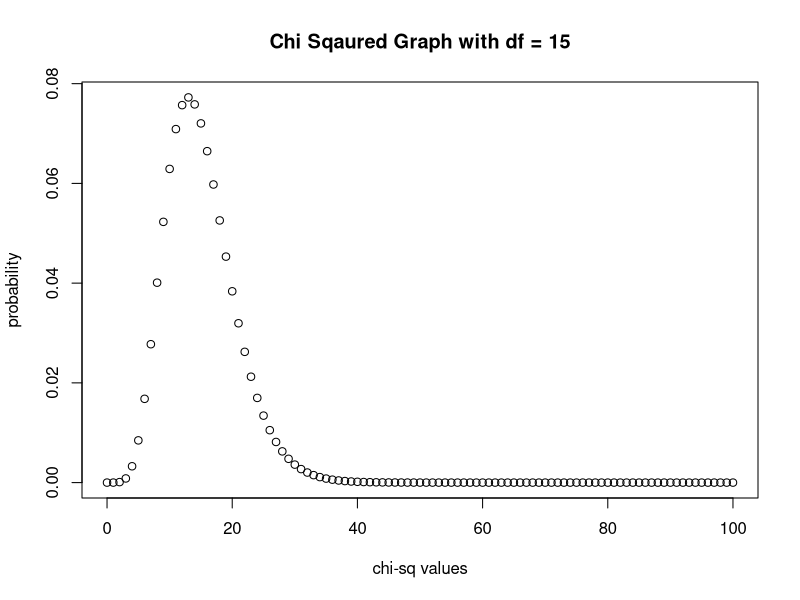

Here is the R script that generated this plot:
# Practical 8
# MIS - 612415049

#Q.1
ans_1a <- qchisq(1-0.025, 15)
ans_1b <- qchisq(1-0.01, 18)
ans_1c <- qchisq(1-0.05, 25)

#Q.2
# (n-1)S^2/σ^2
ans_2a <- 1 - pchisq(27 * 6.1/4, 27)
ans_2b <- pchisq(27 * 5.749/4, 27) - pchisq(27 * 2.168/4, 27)

#Q.3
ans_3a <- pchisq(2.34, 6)
ans_3b <- 1 - pchisq(15.34, 9)
ans_3c <- pchisq(6.66, 17) + 1 - pchisq(27.34, 17)
ans_3d <- pchisq(25.41, 14) - pchisq(5.25, 14)
ans_3e <- qchisq(0.0333, 5)
ans_3e
ans_3f <- qchisq(1- 0.125, 25)

# tails having equal areas
# 1 - 0.75 = 0.25
# alpha/2 -> 0.125
ans_3g1 <- qchisq(0.125, 11)
ans_3g2 <- qchisq(0.875, 11)

ans_3h1 <- qchisq(0.0333/2, 23)
ans_3h2 <- qchisq(1- (0.0333/2), 23)


interv <- seq(0, 100)
plot(interv, dchisq(interv, 15), xlab = "chi-sq values", ylab = "probability"
     , main = "Chi Sqaured Graph with df = 15")

